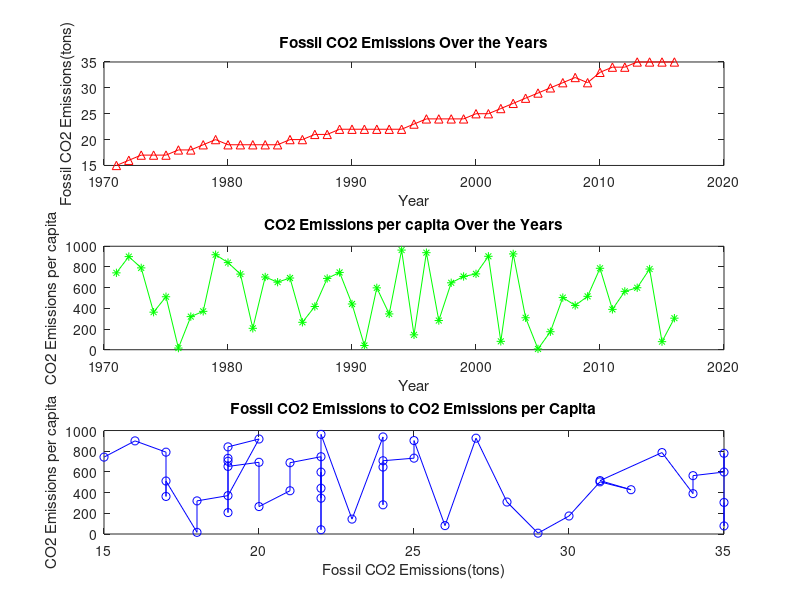
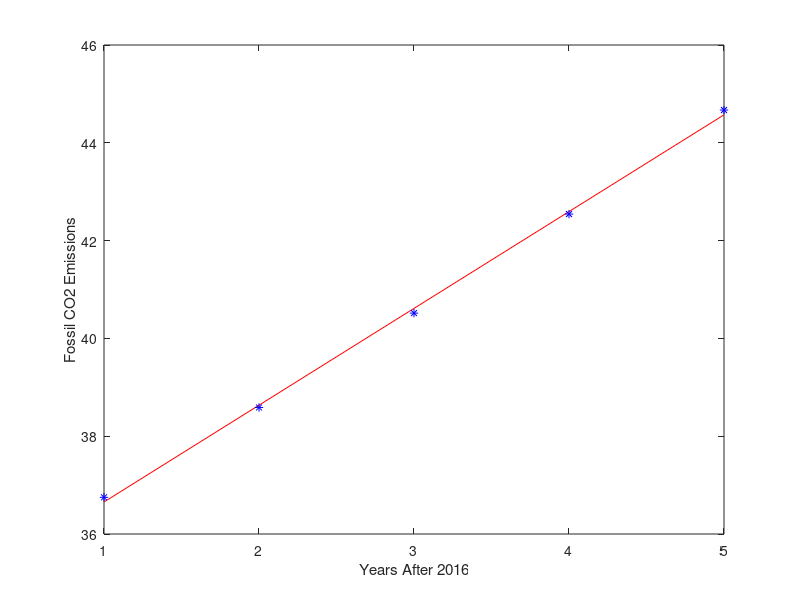

These charts were generated, in order, by the following MATLAB code:
%%
%Carbon Emissions trend

carbonmat = load ('CarbonEmissions.txt','-ascii');

year = carbonmat(:,1); %year
fossil = carbonmat(:,2); % Fossil CO2 Emissions in tons
change = carbonmat(:,3); %CO2 Emisions Change in percent
capita = carbonmat(:,4); %CO2 Emisions per capita
pop = carbonmat(:,5); %population
popchange = carbonmat(:,6); %change in population in percentages

figure(1)

subplot(3,1,1), plot(year,fossil,'-r^')
xlabel('Year');
ylabel('Fossil CO2 Emissions(tons)');
title('Fossil CO2 Emissions Over the Years');

subplot(3,1,2), plot(year, capita,'-g*')
xlabel('Year');
ylabel('CO2 Emissions per capita');
title('CO2 Emissions per capita Over the Years');

subplot(3,1,3), plot(fossil,capita,'-ob')
xlabel('Fossil CO2 Emissions(tons)');
ylabel('CO2 Emissions per capita');
title('Fossil CO2 Emissions to CO2 Emissions per Capita');


%do a question asking by what increase or decrease in the next decade
y = input('How many years in the future do you want to see a trend for Carbon Emissions? ');
vec = zeros(y);
for i = 1:y
    x = input('Please input in a percent of how much you want to see the Carbon Emissions change in the next year: ');
    vec(i) = x;
end

newdat = vec;

newdat = newdat/100;


anewset = zeros(y);
anewset(1) = (fossil(1))*(newdat(1)) + fossil(1);
for i = 2:y
    anewset(i) = anewset(i-1)*(newdat(i)) + anewset(i-1);
end

Years = zeros(y);
for i = 1:y
    Years(i) = i;
end

Years = Years(:,1);
PredictTrend = anewset(:,1);


figure(2)
f = polyfit(Years,PredictTrend,1);
g = polyval(f,Years);
plot(Years,g,'r',Years,PredictTrend,'b*')

xlabel('Years After 2016');
ylabel('Fossil CO2 Emissions');


if sign(f(1))>0
    trend = 'increasing';
elseif sign(f(1))<0
    trend = 'decreasing';
else
    trend = 'constant';
end

fprintf('\n According to the values inputted, the Fossil CO2 Emissions will be on average %s \n by a value of %d in %d years.',trend,abs(f(1)),y);

